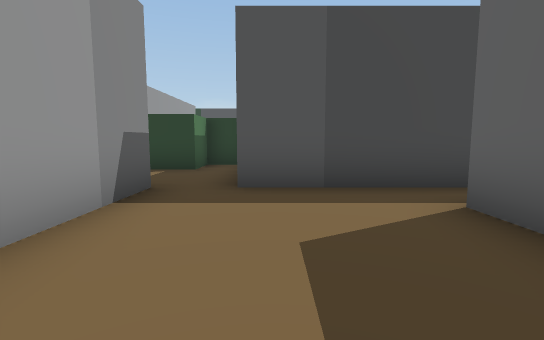
View 1 (above)

16 first-person views from a walk through a scene from a Unity 3-D project. The camera is 1.4 m above the floor, tilts 6° down and sees 85° across. The floor is counted in squares, 2 m on a side. Each view is taken from the middle of a square. On the plan, view 1 faces up. The plan holds only what a view shows up to about 10 squares ahead; the rest is blank. The place goes on beyond the plan. The player character is not drawn.

View 2
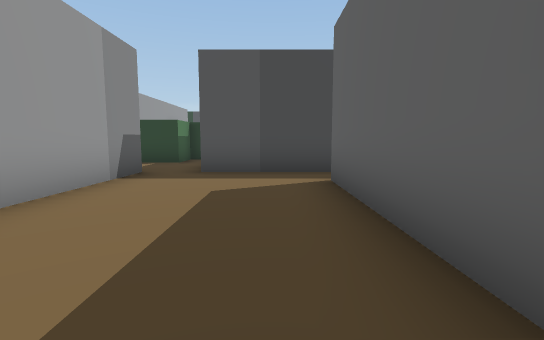

View 3
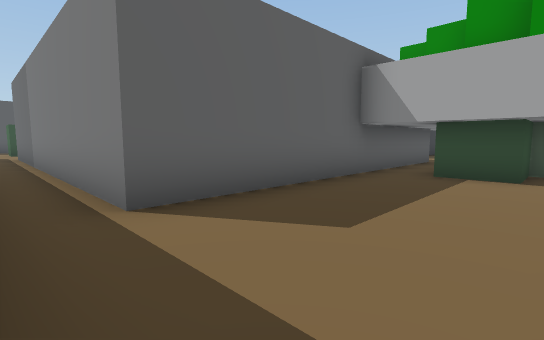

View 4
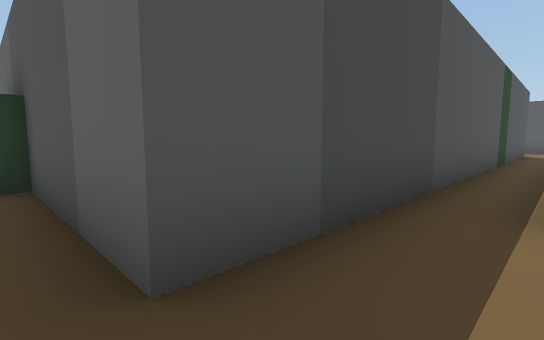

View 5
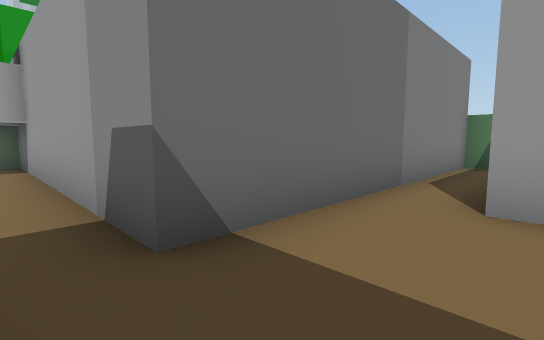

View 6
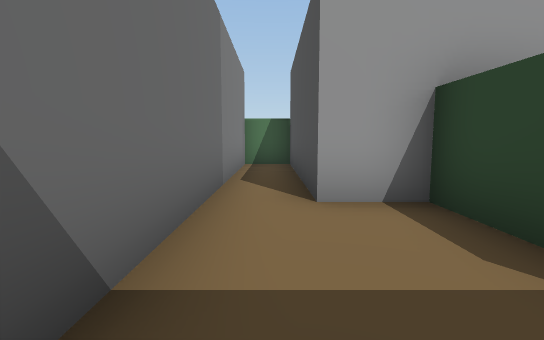

View 7
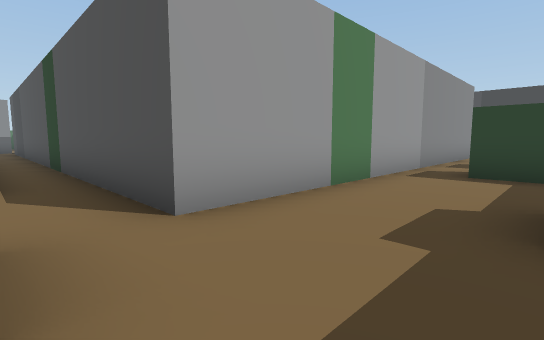

View 8
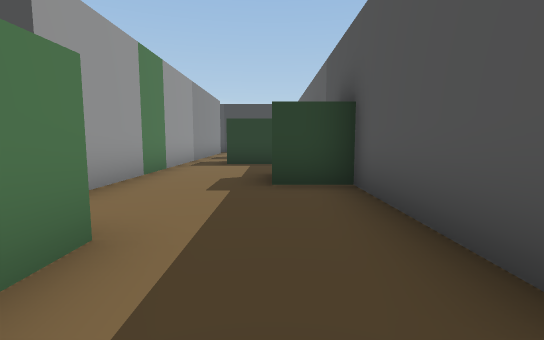

View 9
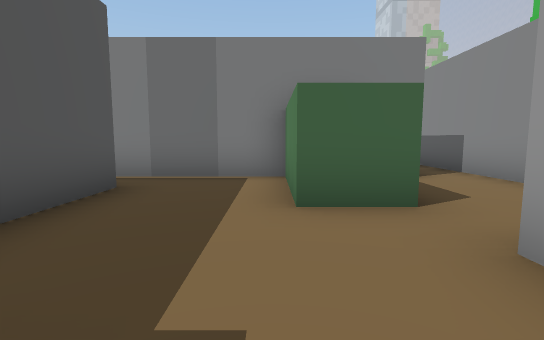

View 10
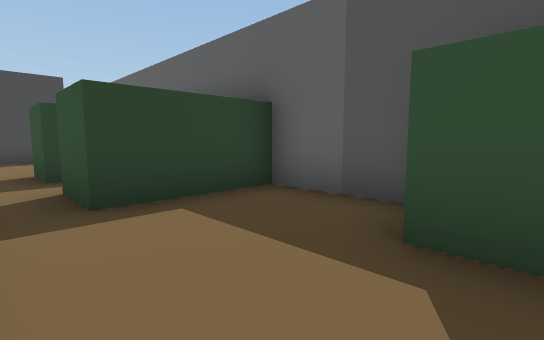

View 11
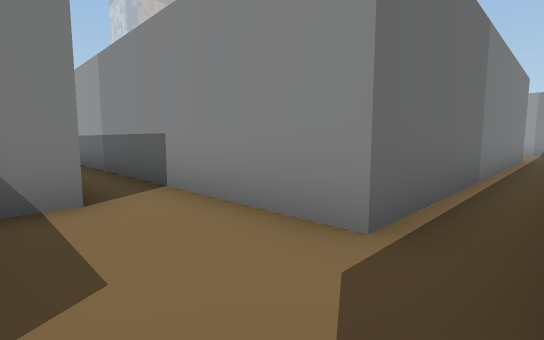

View 12
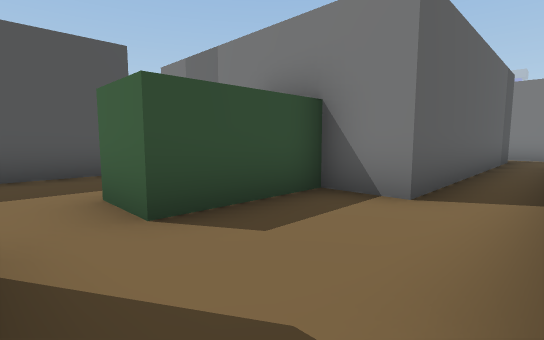

View 13
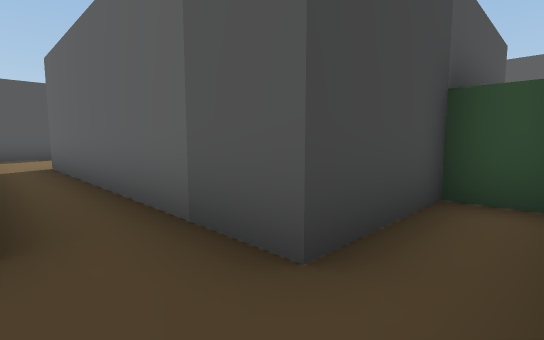

View 14
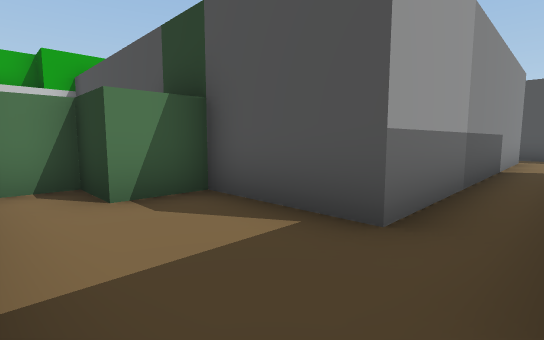

View 15
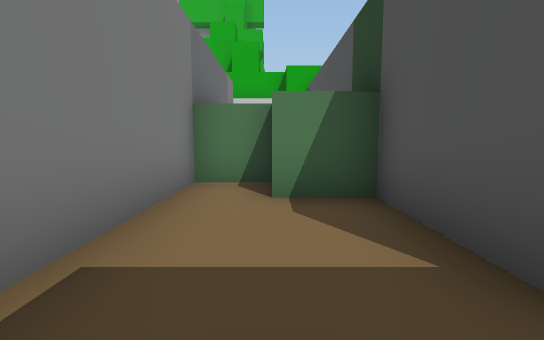

View 16
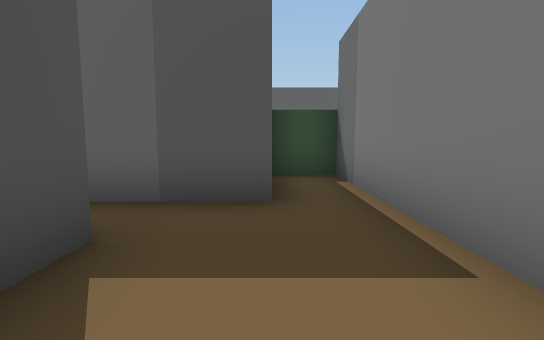

### Floor plan
Ten units are one square. View 1 is at (0, 0); x grows to the right and y downward. Boxes are objects, and circles mark ways between rooms. Rooms are numbered by the first view taken in them; rooms with no view inside come last. Other rooms are left out.
<svg viewBox="-70 -141 265 229">
<path fill="none" stroke="#000" d="M-17 -43 -17 32 -5 32 -5 20 8 20M20 24 20 -30 120 -30M125 -42 -5 -42M-5 -42 -5 -80 -17 -80 -17 -68 -43 -68 -43 -55 -65 -55M-65 -43 -17 -43M170 -60 170 -68M183 -71 183 -92 158 -92 158 -105M183 -18 183 -55 170 -55M120 -30 120 -5M133 -5 145 -5 145 -30 158 -30 158 -5 190 -5M145 -106 145 -42 125 -42M120 -5 120 57 95 57 95 70 83 70 83 83 158 83 158 70 133 70 133 -5M158 -118 158 -130M145 -136 145 -106"/>
<circle cx="-10" cy="-50" r="3" fill="#2a7"/>
<circle cx="120" cy="-40" r="3" fill="#2a7"/>
<circle cx="130" cy="0" r="3" fill="#2a7"/>
<circle cx="150" cy="-110" r="3" fill="#2a7"/>
<text x="10" y="-20">1</text>
<text x="-30" y="-60">2</text>
<text x="160" y="-50">3</text>
<text x="120" y="60">4</text>
<text x="150" y="-120">5</text>
</svg>
Room 1 opens to room 2. Room 1 opens to room 3. Room 3 opens to room 4. Room 3 opens to room 5.

Where each view was taken, in squares from view 1:
view 1: 0 up, 0 right, facing up
view 2: 2 down, 1 right, facing up
view 3: 4 up, 1 left, facing down-right
view 4: 3 up, 1 left, facing up-right
view 5: 6 up, 1 left, facing down-left
view 6: 5 up, 1 left, facing left
view 7: 3 up, 17 right, facing up-left
view 8: 1 up, 17 right, facing up
view 9: 6 up, 16 right, facing down
view 10: 6 up, 15 right, facing up-right
view 11: 4 up, 14 right, facing down-left
view 12: 4 up, 12 right, facing down-right
view 13: 8 down, 12 right, facing up-right
view 14: 8 down, 13 right, facing up-left
view 15: 7 down, 13 right, facing left
view 16: 7 down, 10 right, facing right
